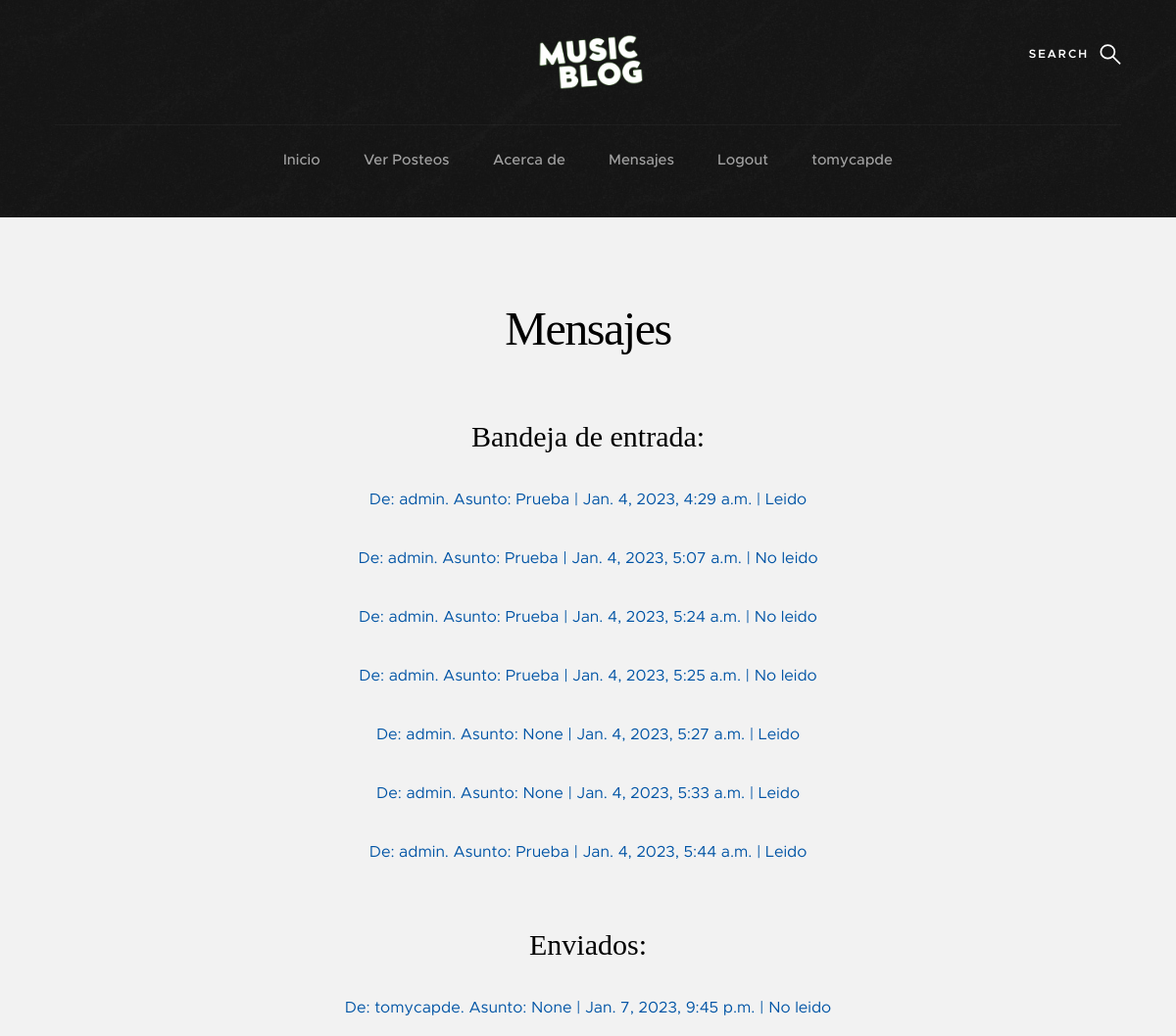
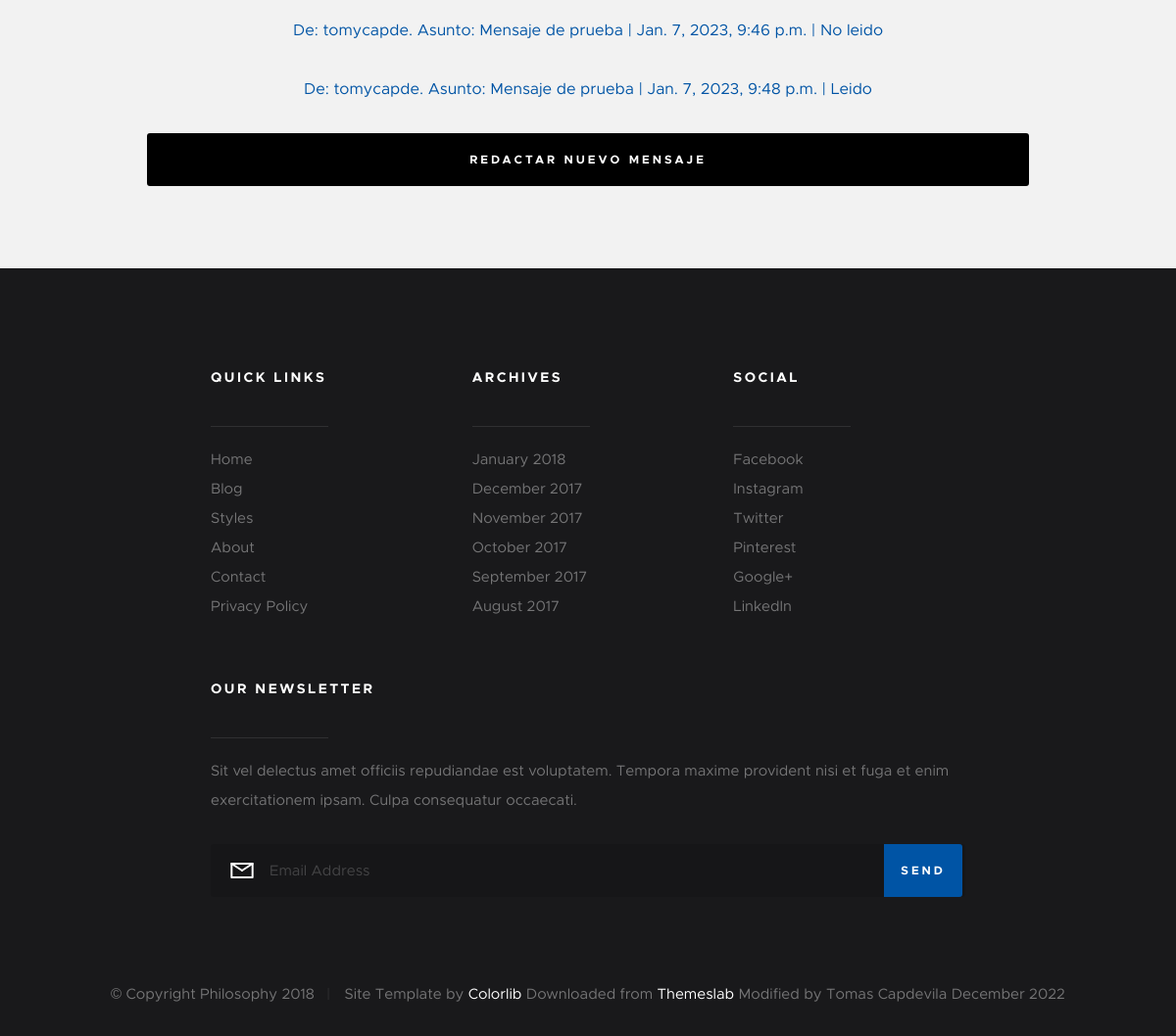
Page /messages/all_messages/ (signed in) on the committed database (2 pictures, top to bottom).
### Messages/models.py (models this page shows, shortened)
class Message(models.Model):
    sender = models.CharField(max_length=200)
    receiver = models.CharField(max_length=200)
    subject = models.CharField(max_length=200, null=True)
    content = models.CharField(max_length=10000, blank=True, null=True)
    date = models.DateTimeField(auto_now_add=True)
    seen = models.BooleanField(null = True)
    def view(self):
        return f"De: {self.sender}. Asunto: {self.subject}"
    def is_seen(self):
        if self.seen == True:
            return "Leido"
        else:
            return "No leido"

### Messages/views.py (the view)
# urls.py: path('all_messages/', all_messages, name='all_messages'),
def all_messages(request):
    for_me = Message.objects.filter(receiver=request.user)
    from_me = Message.objects.filter(sender=request.user)
    context = {
        'for_me': for_me,
        'from_me':from_me,
    }
    return render(request, 'messages/bandeja.html', context)

### templates/messages/bandeja.html (shortened to what this page needs)
{% extends 'padre.html' %}
{% load static %}
    {% block padre %}
    <section class="s-content s-content--narrow">
        <div class="row">
            <div class="s-content__header col-full">
                <h1 class="s-content__header-title">
                    Mensajes
                </h1>
                <h2>
                    <p>Bandeja de entrada:</p>
                </h2>
                <p>
                    {% for mensaje in for_me %}
                    <p>
                        <a href="/messages/chat/{{ mensaje.id }}">{{ mensaje.view }} | {{ mensaje.date }} | {{ mensaje.is_seen }}</a>
                    </p>
                    {% endfor %}
                </p>
                <h2>
                    <p>Enviados:</p>
                </h2>
                <p>
                    {% for mensaje in from_me %}
                    <p>
                        <a href="/messages/chat/{{ mensaje.id }}">{{ mensaje.view }} | {{ mensaje.date }} | {{ mensaje.is_seen }}</a>
                    </p>
                    {% endfor %}
                </p>
            </div>
            <a class="btn btn--primary full-width" href="{% url 'new_message' %}">Redactar nuevo mensaje</a>
        </div>
    </section>
{% endblock %}

### templates/padre.html (shortened to what this page needs)
{% load static %}
<!DOCTYPE html>
<html class="no-js" lang="en">
<head>
    <link rel="stylesheet" href='{% static "css/base.css" %}'>
    <link rel="stylesheet" href='{% static "css/vendor.css" %}'>
    <link rel="stylesheet" href='{% static "css/main.css" %}'>
</head>
<body id="top">
    <section class="s-pageheader s-pageheader--home">
        <header class="header">
            <div class="header__content row">
                <div>
                    <a class="logo" href="index.html">
                        <img src="{% static 'images/logo_2.png' %}" width="400" alt="Homepage">
                    </a>
                </div>
                <ul class="header__social">
                    <li>
                        <a href="#0"><i class="fa fa-facebook" aria-hidden="true"></i></a>
                    </li>
                    <li>
                        <a href="#0"><i class="fa fa-twitter" aria-hidden="true"></i></a>
                    </li>
                    <li>
                        <a href="#0"><i class="fa fa-instagram" aria-hidden="true"></i></a>
                    </li>
                    <li>
                        <a href="#0"><i class="fa fa-pinterest" aria-hidden="true"></i></a>
                    </li>
                </ul>
                <a class="header__search-trigger" href="#0"></a>
                <nav class="header__nav-wrap">
                    <ul class="header__nav">
                        <li class=><a href="{% url 'home' %}" title="">Inicio</a></li>
                        <li class=><a href="{% url 'view_posts' %}" title="">Ver Posteos</a></li>
                        <li class=><a href="" title="">Acerca de</a></li>
                        {% if user.is_authenticated %}
                            <li class=><a href="{% url 'all_messages' %}"title="">Mensajes</a></li>
                            <li><a href="{% url 'logout' %}" title="">Logout</a></li>
                            <li><a href="{% url 'profile' %}" title="">{{ user.get_username }}</a></li>
                        {% else %}
                            <li><a href="{% url 'login' %}" title="">Login</a></li>
                            <li><a href="{% url 'register' %}" title="">Register</a></li>
                        {% endif %}
                    </ul>
                </nav>
            </div>
        </header>
    </section>
    {% block padre %}
    {% endblock %}
    <footer class="s-footer">
        <div class="s-footer__main">
            <div class="row">
                <div class="col-two md-four mob-full s-footer__sitelinks">
                    <h4>Quick Links</h4>
                    <ul class="s-footer__linklist">
                        <li><a href="#0">Home</a></li>
                        <li><a href="#0">Blog</a></li>
                        <li><a href="#0">Styles</a></li>
                        <li><a href="#0">About</a></li>
                        <li><a href="#0">Contact</a></li>
                        <li><a href="#0">Privacy Policy</a></li>
                    </ul>
                </div>
                <div class="col-two md-four mob-full s-footer__archives">
                    <h4>Archives</h4>
                    <ul class="s-footer__linklist">
                        <li><a href="#0">January 2018</a></li>
                        <li><a href="#0">December 2017</a></li>
                        <li><a href="#0">November 2017</a></li>
                        <li><a href="#0">October 2017</a></li>
                        <li><a href="#0">September 2017</a></li>
                        <li><a href="#0">August 2017</a></li>
                    </ul>
                </div>
                <div class="col-two md-four mob-full s-footer__social">
                    <h4>Social</h4>
                    <ul class="s-footer__linklist">
                        <li><a href="#0">Facebook</a></li>
                        <li><a href="#0">Instagram</a></li>
                        <li><a href="#0">Twitter</a></li>
                        <li><a href="#0">Pinterest</a></li>
                        <li><a href="#0">Google+</a></li>
                        <li><a href="#0">LinkedIn</a></li>
                    </ul>
                </div>
                <div class="col-five md-full end s-footer__subscribe">
                    <h4>Our Newsletter</h4>
                    <p>Sit vel delectus amet officiis repudiandae est voluptatem. Tempora maxime provident nisi et fuga et enim exercitationem ipsam. Culpa consequatur occaecati.</p>
                    <div class="subscribe-form">
                        <form id="mc-form" class="group" novalidate="true">
                            <input type="email" value="" name="EMAIL" class="email" id="mc-email" placeholder="Email Address" required="">
                            <input type="submit" name="subscribe" value="Send">
                        </form>
                    </div>
                </div>
            </div>
        </div>
        <div class="s-footer__bottom">
            <div class="row">
                <div class="col-full">
                    <div class="s-footer__copyright">
                        <span>© Copyright Philosophy 2018</span>
                        <span>Site Template by <a href="https://colorlib.com/">Colorlib</a> Downloaded from <a href="https://themeslab.org/" target="_blank">Themeslab</a> Modified by Tomas Capdevila December 2022</span>
                    </div>
                </div>
            </div>
        </div>
    </footer>
</body>
</html>

### static/css/base.css (style rules this page uses)
html { font-family: sans-serif; line-height: 1.15; -ms-text-size-adjust: 100%; -webkit-text-size-adjust: 100%; }
body { margin: 0; }
article, aside, footer, header, nav, section { display: block; }
h1 { font-size: 2em; margin: 0.67em 0; }
a { background-color: transparent; -webkit-text-decoration-skip: objects; }
img { border-style: none; }
button, input, optgroup, select, textarea { font-family: sans-serif; font-size: 100%; line-height: 1.15; margin: 0; }
button, input { overflow: visible; }
button, html [type="button"], [type="reset"], [type="submit"] { -webkit-appearance: button; }
html { font-size: 62.5%; box-sizing: border-box; }
*, *::before, *::after { box-sizing: inherit; }
body { font-weight: normal; line-height: 1; word-wrap: break-word; text-rendering: optimizeLegibility; -webkit-overflow-scrolling: touch; -webkit-text-size-adjust: none; }
body, input, button { -moz-osx-font-smoothing: grayscale; -webkit-font-smoothing: antialiased; }
img, video { max-width: 100%; height: auto; }
div, dl, dt, dd, ul, ol, li, h1, h2, h3, h4, h5, h6, pre, form, p, blockquote, th, td { margin: 0; padding: 0; }
h1, h2, h3, h4, h5, h6 { -webkit-font-smoothing: auto; -webkit-font-smoothing: antialiased; -webkit-font-variant-ligatures: common-ligatures; -moz-font-variant-ligatures: common-ligatures; font-variant-ligatures: common-ligatures; text-rendering: optimizeLegibility; }
em, i { font-style: italic; line-height: inherit; }
ol, ul { list-style: none; }
li { display: block; }
a { text-decoration: none; line-height: inherit; }
a img { border: none; }
input[type="email"], input[type="number"], input[type="search"], input[type="text"], input[type="tel"], input[type="url"], input[type="password"], textarea { -webkit-appearance: none; -moz-appearance: none; -ms-appearance: none; -o-appearance: none; appearance: none; }
.row { width: 94%; max-width: 1200px; margin: 0 auto; }
.row:after { content: ""; display: table; clear: both; }
[class*="col-"] { float: left; padding: 0 20px; }
[class*="col-"] + [class*="col-"].end { float: right; }
.col-two, .col-1-6 { width: 16.66667%; }
.col-five { width: 41.66667%; }
.col-twelve, .col-full { width: 100%; }
@media only screen and (max-width: 1200px) { [class*="col-"] { padding: 0 15px; } }
@media only screen and (max-width: 1200px) { .md-four, .md-1-3 { width: 33.33333%; } }
@media only screen and (max-width: 1200px) { .md-twelve, .md-full { width: 100%; } }
.group:after { content: ""; display: table; clear: both; }
.full-width { width: 100%; }

### rows in the picture
Message: view "De: admin. Asunto: Prueba", date "Jan. 4, 2023, 4:29 a.m.", is_seen "Leido"
Message: view "De: admin. Asunto: Prueba", date "Jan. 4, 2023, 5:07 a.m.", is_seen "No leido"
Message: view "De: admin. Asunto: Prueba", date "Jan. 4, 2023, 5:24 a.m.", is_seen "No leido"
Message: view "De: admin. Asunto: Prueba", date "Jan. 4, 2023, 5:25 a.m.", is_seen "No leido"
Message: view "De: admin. Asunto: None", date "Jan. 4, 2023, 5:27 a.m.", is_seen "Leido"
Message: view "De: admin. Asunto: None", date "Jan. 4, 2023, 5:33 a.m.", is_seen "Leido"
Message: view "De: admin. Asunto: Prueba", date "Jan. 4, 2023, 5:44 a.m.", is_seen "Leido"
Message: view "De: tomycapde. Asunto: None", date "Jan. 7, 2023, 9:45 p.m.", is_seen "No leido"
Message: view "De: tomycapde. Asunto: Mensaje de prueba", date "Jan. 7, 2023, 9:46 p.m.", is_seen "No leido"
Message: view "De: tomycapde. Asunto: Mensaje de prueba", date "Jan. 7, 2023, 9:48 p.m.", is_seen "Leido"

### other values in the picture
{{ user.get_username }} "tomycapde"
